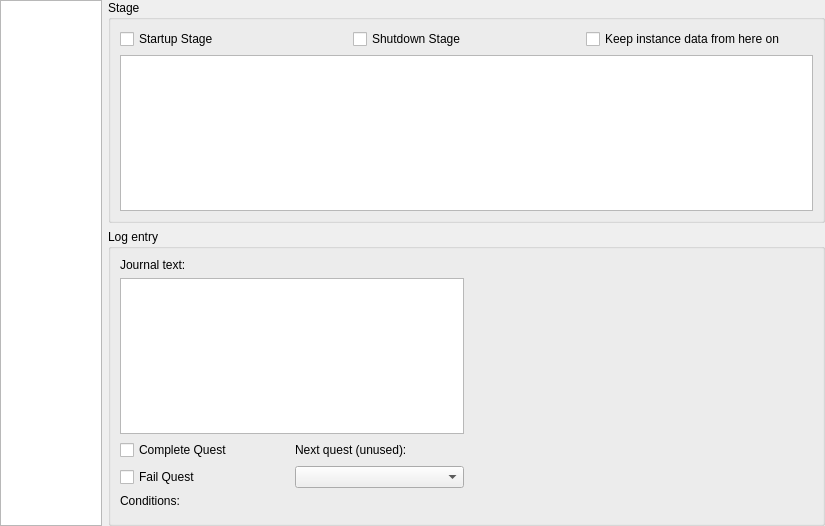
<?xml version="1.0" encoding="UTF-8"?>
<ui version="4.0">
 <class>QuestTabStages</class>
 <widget class="QWidget" name="QuestTabStages">
  <property name="geometry">
   <rect>
    <x>0</x>
    <y>0</y>
    <width>825</width>
    <height>526</height>
   </rect>
  </property>
  <property name="windowTitle">
   <string>Form</string>
  </property>
  <layout class="QGridLayout" name="gridLayout_5" columnstretch="1,7">
   <property name="leftMargin">
    <number>0</number>
   </property>
   <property name="topMargin">
    <number>0</number>
   </property>
   <property name="rightMargin">
    <number>0</number>
   </property>
   <property name="bottomMargin">
    <number>0</number>
   </property>
   <item row="0" column="0" rowspan="2">
    <widget class="QListView" name="index"/>
   </item>
   <item row="0" column="1">
    <widget class="QGroupBox" name="groupboxStage">
     <property name="title">
      <string>Stage</string>
     </property>
     <layout class="QGridLayout" name="gridLayout_4">
      <item row="0" column="0">
       <layout class="QHBoxLayout" name="stageFlagsLayout">
        <item>
         <widget class="QCheckBox" name="stageFlagStartup">
          <property name="text">
           <string>Startup Stage</string>
          </property>
         </widget>
        </item>
        <item>
         <widget class="QCheckBox" name="stageFlagShutdown">
          <property name="text">
           <string>Shutdown Stage</string>
          </property>
         </widget>
        </item>
        <item>
         <widget class="QCheckBox" name="stageFlagKeepInstanceData">
          <property name="text">
           <string>Keep instance data from here on</string>
          </property>
         </widget>
        </item>
       </layout>
      </item>
      <item row="1" column="0">
       <widget class="QTableView" name="logEntries">
        <property name="showDropIndicator" stdset="0">
         <bool>false</bool>
        </property>
        <property name="selectionMode">
         <enum>QAbstractItemView::SingleSelection</enum>
        </property>
        <property name="selectionBehavior">
         <enum>QAbstractItemView::SelectRows</enum>
        </property>
        <property name="cornerButtonEnabled">
         <bool>false</bool>
        </property>
        <attribute name="verticalHeaderVisible">
         <bool>false</bool>
        </attribute>
       </widget>
      </item>
     </layout>
    </widget>
   </item>
   <item row="1" column="1">
    <widget class="QGroupBox" name="groupboxLogEntry">
     <property name="title">
      <string>Log entry</string>
     </property>
     <layout class="QGridLayout" name="gridLayout_3">
      <item row="0" column="0">
       <layout class="QHBoxLayout" name="horizontalLayout_2" stretch="1,1">
        <item>
         <layout class="QGridLayout" name="gridLayout_2">
          <item row="3" column="0">
           <widget class="QCheckBox" name="logEntryFlagFail">
            <property name="text">
             <string>Fail Quest</string>
            </property>
           </widget>
          </item>
          <item row="2" column="0">
           <widget class="QCheckBox" name="logEntryFlagComplete">
            <property name="text">
             <string>Complete Quest</string>
            </property>
           </widget>
          </item>
          <item row="3" column="1">
           <widget class="FormsOfTypeCombobox" name="logEntryNextQuest"/>
          </item>
          <item row="1" column="0" colspan="2">
           <widget class="QPlainTextEdit" name="logEntryText"/>
          </item>
          <item row="0" column="0" colspan="2">
           <widget class="QLabel" name="label">
            <property name="text">
             <string>Journal text:</string>
            </property>
            <property name="buddy">
             <cstring>logEntryText</cstring>
            </property>
           </widget>
          </item>
          <item row="2" column="1">
           <widget class="QLabel" name="label_2">
            <property name="text">
             <string>Next quest (unused):</string>
            </property>
            <property name="buddy">
             <cstring>logEntryNextQuest</cstring>
            </property>
           </widget>
          </item>
         </layout>
        </item>
        <item>
         <widget class="QWidget" name="logEntryFragment" native="true"/>
        </item>
       </layout>
      </item>
      <item row="2" column="0">
       <widget class="ConditionList" name="logEntryConditions" native="true"/>
      </item>
      <item row="1" column="0">
       <widget class="QLabel" name="label_3">
        <property name="text">
         <string>Conditions:</string>
        </property>
        <property name="buddy">
         <cstring>logEntryConditions</cstring>
        </property>
       </widget>
      </item>
     </layout>
    </widget>
   </item>
  </layout>
 </widget>
 <customwidgets>
  <customwidget>
   <class>ConditionList</class>
   <extends>QWidget</extends>
   <header>condition_list.h</header>
   <container>1</container>
  </customwidget>
  <customwidget>
   <class>FormsOfTypeCombobox</class>
   <extends>QComboBox</extends>
   <header>../../generic/FormsOfTypeCombobox.h</header>
  </customwidget>
 </customwidgets>
 <tabstops>
  <tabstop>index</tabstop>
  <tabstop>stageFlagStartup</tabstop>
  <tabstop>stageFlagShutdown</tabstop>
  <tabstop>stageFlagKeepInstanceData</tabstop>
  <tabstop>logEntries</tabstop>
  <tabstop>logEntryText</tabstop>
  <tabstop>logEntryFlagComplete</tabstop>
  <tabstop>logEntryFlagFail</tabstop>
  <tabstop>logEntryNextQuest</tabstop>
 </tabstops>
 <resources/>
 <connections/>
</ui>
